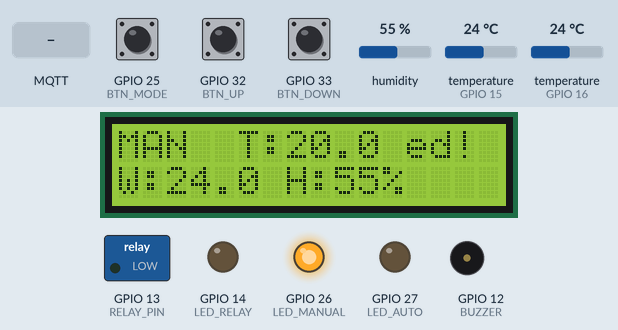
Simulated run of this sketch. Board: ESP32. Parts: 16×2 character LCD, switched loads named in the sketch (green lamp = pin HIGH), output pins drawn as LEDs (lit = HIGH), buzzer (waves = sounding, pin HIGH). The test bench sets the inputs (shaded band); at power-on: temperature (sensors on GPIO 16, GPIO 15) 24 °C, GPIO 32 (BTN_UP) HIGH, GPIO 33 (BTN_DOWN) HIGH, humidity 55 %, GPIO 25 (BTN_MODE) HIGH. WiFi joins after 1.5 s; servers stay silent unless stated; uploads are accepted with an empty reply; EEPROM starts erased; no MQTT or app messages arrive unless stated; not simulated (calls return 0 or success): secrets.h.

Above: at 4.2 s.
4.3 s: MQTT message "MODE:TOGGLE" arrives on the first subscribed topic
At 5.7 s:
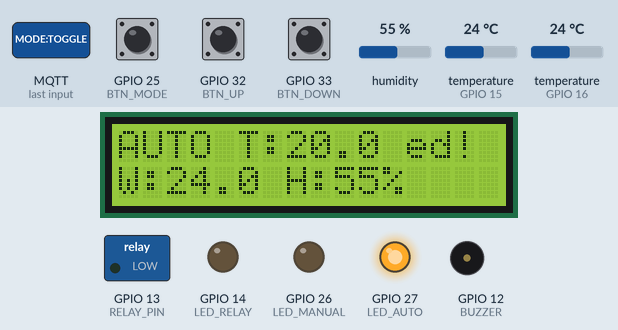
6.1 s: temperature (sensor on GPIO 16) set to 4 °C
At 7.3 s:
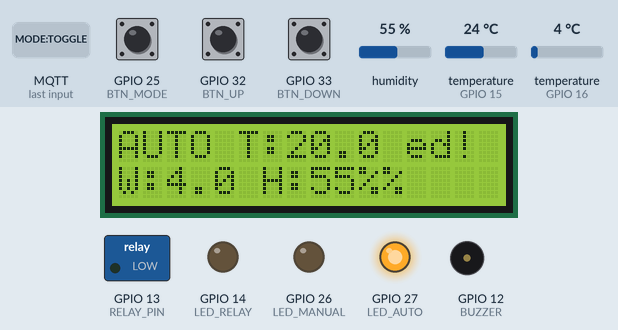
7.9 s: MQTT message "MODE:TOGGLE" arrives on the first subscribed topic
At 8.8 s:
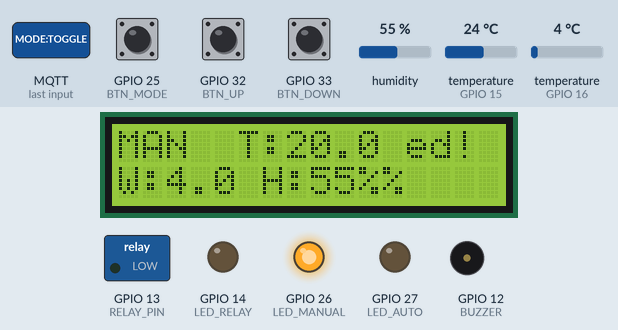
9.6 s: GPIO 32 (BTN_UP) pulled LOW for 1 s
At 11.7 s:
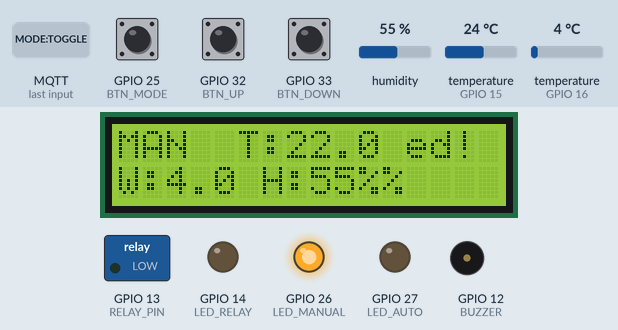
12.1 s: GPIO 33 (BTN_DOWN) pulled LOW for 1 s
At 14.4 s:
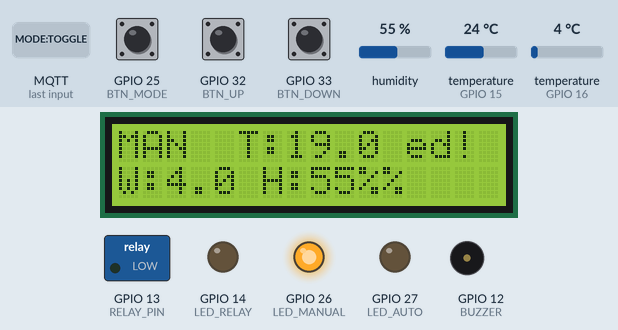
14.6 s: humidity set to 22 %
At 15.2 s:
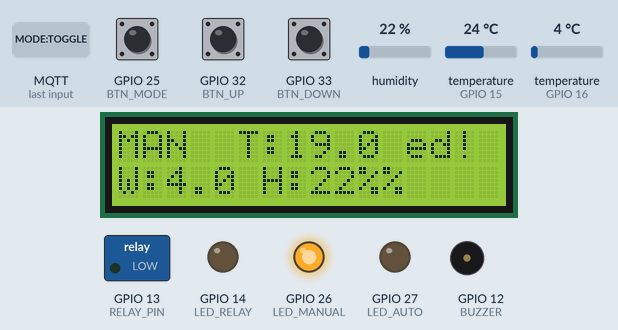
Timing chart, 0 to 17.2 s (numbered marks = the images above; inputs shaded):
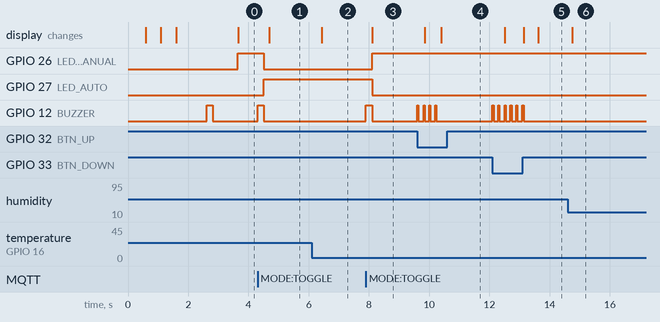

Measured:
- after the input at 4.3 s, GPIO 26 (LED_MANUAL): HIGH → LOW after 0.20 s; GPIO 27 (LED_AUTO): LOW → HIGH after 0.20 s; GPIO 12 (BUZZER): LOW → HIGH at once, → LOW 0.20 s later; the display: changes after 0.39 s (image 1)
- after the input at 6.1 s, the display: changes after 0.33 s (image 2)
- after the input at 7.9 s, GPIO 26 (LED_MANUAL): LOW → HIGH after 0.20 s; GPIO 27 (LED_AUTO): HIGH → LOW after 0.20 s; GPIO 12 (BUZZER): LOW → HIGH at once, → LOW 0.20 s later; the display: changes after 0.21 s (image 3)
- after the input at 9.6 s, GPIO 12 (BUZZER): alternates HIGH for 0.04 s and LOW for 0.15 s, 8 changes in all, then stays LOW, starting at once; the display: first changes after 0.25 s (image 4 shows a later state)
- after the input at 12.1 s, GPIO 12 (BUZZER): alternates HIGH for 0.04 s and LOW for 0.15 s, 12 changes in all, then stays LOW, starting at once; the display: first changes after 0.40 s (image 5 shows a later state)
- after the input at 14.6 s, the display: changes after 0.14 s (image 6)

The sketch:

water.ino
```cpp
#include <Arduino.h>
#include <Wire.h>
#include <LiquidCrystal_I2C.h>
#include <OneWire.h>
#include <DallasTemperature.h>
#include <DHT.h>
#include <Preferences.h>
#include <WiFi.h>
#include <WiFiClientSecure.h>       // For HTTPS connection
#include <HTTPClient.h>             // For sending data to Express Server
#include <PubSubClient.h>           // For receiving commands via MQTT

#include "secrets.h"

// ================= CREDENTIALS =================
// Replace with your local network details
// WIFI_SSID and WIFI_PASSWORD are defined in secrets.h


// Server Configuration (Node.js Express Server)
// IMPORTANT: Replace XX with your computer's actual local IP address
// Server Configuration (Node.js Express Server)
const char* server_url = "https://smart-cooler-io-t.vercel.app/api/update";

// MQTT Configuration
const char* mqtt_server = "broker.hivemq.com";
const char* mqtt_topic_cmd = "hydrochill/command";

// ================= HARDWARE PINS =================
#define ONE_WIRE_BUS 16
#define DHTPIN 15
#define DHTTYPE DHT22
#define BTN_UP 32
#define BTN_DOWN 33
#define BTN_MODE 25
#define RELAY_PIN 13
#define LED_MANUAL 26
#define LED_AUTO 27
#define LED_RELAY 14
#define BUZZER 12

// ================= GLOBAL OBJECTS =================
LiquidCrystal_I2C lcd(0x27, 16, 2);
OneWire oneWire(ONE_WIRE_BUS);
DallasTemperature waterSensor(&oneWire);
DHT dht(DHTPIN, DHTTYPE);
Preferences preferences;

WiFiClient espClient;
PubSubClient mqttClient(espClient);

// ================= VARIABLES =================
float setTemp = 20.0;     // Manual Setpoint
float autoTarget = 20.0;  // Calculated Auto Target
float waterTemp = 0;
float roomTemp = 0;
float humidity = 0;
bool autoMode = false;
bool relayState = false;

unsigned long lastRelayChange = 0;
const unsigned long COMP_DELAY = 30000;
const float HYSTERESIS = 0.5;

unsigned long pressStart = 0;
bool modeHeld = false;

unsigned long lastCloudSync = 0;
const unsigned long SYNC_INTERVAL = 5000;

// ================= HELPERS =================
void beep(int ms = 80) {
  digitalWrite(BUZZER, HIGH);
  delay(ms);
  digitalWrite(BUZZER, LOW);
}

void saveSettings() {
  preferences.begin("cooler", false);
  preferences.putFloat("setTemp", setTemp);
  preferences.putBool("autoMode", autoMode);
  preferences.end();
}

void loadSettings() {
  preferences.begin("cooler", true);
  setTemp = preferences.getFloat("setTemp", 20.0);
  autoMode = preferences.getBool("autoMode", false);
  preferences.end();
  if (isnan(setTemp) || setTemp < 5 || setTemp > 45) setTemp = 20.0;
}

// ================= NETWORKING =================
void setupWiFi() {
  lcd.clear();
  lcd.print("WiFi Connect...");
  WiFi.begin(WIFI_SSID, WIFI_PASSWORD);
  int retry = 0;
  while (WiFi.status() != WL_CONNECTED && retry < 20) {
    delay(500);
    lcd.setCursor(retry % 16, 1);
    lcd.print(".");
    retry++;
  }
  if(WiFi.status() == WL_CONNECTED) {
    lcd.clear();
    lcd.print("WiFi Connected!");
    delay(1000);
  }
}

void mqttCallback(char* topic, byte* payload, unsigned int length) {
  String message;
  for (int i = 0; i < length; i++) message += (char)payload[i];

  if (message.startsWith("SET:")) {
    setTemp = message.substring(4).toFloat();
    saveSettings();
    beep(100);
  } else if (message == "MODE:TOGGLE") {
    autoMode = !autoMode;
    saveSettings();
    beep(200);
  }
}

void syncWithServer() {
  if (WiFi.status() != WL_CONNECTED) return;

  WiFiClientSecure client;
  client.setInsecure(); // Skip certificate validation for simplicity

  HTTPClient http;
  http.begin(client, server_url);
  http.addHeader("Content-Type", "application/json");

  float safeWater = isnan(waterTemp) ? 0.0 : waterTemp;
  float safeRoom = isnan(roomTemp) ? 0.0 : roomTemp;
  float safeHum = isnan(humidity) ? 0.0 : humidity;

  String json = "{";
  json += "\"waterTemp\":" + String(safeWater, 1) + ",";
  json += "\"roomTemp\":" + String(safeRoom, 1) + ",";
  json += "\"humidity\":" + String(safeHum, 0) + ",";
  json += "\"target\":" + String(autoMode ? autoTarget : setTemp, 1) + ",";
  json += "\"manualSet\":" + String(setTemp, 1) + ",";
  json += "\"autoMode\":" + String(autoMode ? "true" : "false") + ",";
  json += "\"relay\":" + String(relayState ? "true" : "false");
  json += "}";

  http.POST(json);
  http.end();
}

// ================= CORE LOGIC =================
void handleButtons() {
  if (!autoMode) {
    if (digitalRead(BTN_UP) == LOW) { setTemp += 0.5; beep(40); delay(150); }
    if (digitalRead(BTN_DOWN) == LOW) { setTemp -= 0.5; beep(40); delay(150); }
  }

  if (digitalRead(BTN_MODE) == LOW) {
    if (!modeHeld) { pressStart = millis(); modeHeld = true; }
    unsigned long held = millis() - pressStart;
    if (held > 10000) {
      autoMode = !autoMode;
      saveSettings();
      beep(400);
      modeHeld = false;
      delay(1000);
    }
  } else {
    modeHeld = false;
  }
}

void controlRelay(float target) {
  unsigned long now = millis();
  if (isnan(waterTemp) || waterTemp < -50 || waterTemp > 90) {
    digitalWrite(RELAY_PIN, LOW);
    return;
  }
  if (waterTemp > (target + HYSTERESIS)) {
    if (digitalRead(RELAY_PIN) == LOW && (now - lastRelayChange > COMP_DELAY)) {
      digitalWrite(RELAY_PIN, HIGH);
      lastRelayChange = now;
    }
  } else if (waterTemp < (target - HYSTERESIS)) {
    if (digitalRead(RELAY_PIN) == HIGH) {
      digitalWrite(RELAY_PIN, LOW);
      lastRelayChange = now;
    }
  }
  relayState = (digitalRead(RELAY_PIN) == HIGH);
  digitalWrite(LED_RELAY, relayState);
}

void setup() {
  Serial.begin(115200);
  loadSettings();

  pinMode(BTN_UP, INPUT_PULLUP);
  pinMode(BTN_DOWN, INPUT_PULLUP);
  pinMode(BTN_MODE, INPUT_PULLUP);
  pinMode(RELAY_PIN, OUTPUT);
  pinMode(LED_MANUAL, OUTPUT);
  pinMode(LED_AUTO, OUTPUT);
  pinMode(LED_RELAY, OUTPUT);
  pinMode(BUZZER, OUTPUT);

  digitalWrite(RELAY_PIN, LOW);
  Wire.begin(21, 22);
  lcd.init();
  lcd.backlight();
  setupWiFi();
  waterSensor.begin();
  dht.begin();

  mqttClient.setServer(mqtt_server, 1883);
  mqttClient.setCallback(mqttCallback);
  beep(200);
}

void loop() {
  if (!mqttClient.connected()) {
    if (mqttClient.connect("ESP32_Cooler_Client")) {
      mqttClient.subscribe(mqtt_topic_cmd);
    }
  }
  mqttClient.loop();

  static unsigned long lastSensorRead = 0;
  if (millis() - lastSensorRead > 2000) {
    waterSensor.requestTemperatures();
    float tempRead = waterSensor.getTempCByIndex(0);
    if (tempRead > -100) waterTemp = tempRead;
    roomTemp = dht.readTemperature();
    humidity = dht.readHumidity();
    lastSensorRead = millis();
  }

  handleButtons();

  // --- REFINED AUTO MODE LOGIC ---
  if (!isnan(roomTemp) && !isnan(humidity)) {
    if (roomTemp > 28.0 || humidity > 75.0) {
      autoTarget = 12.0; // Warm/Rainy -> Cold Water
    } else if (roomTemp < 18.0) {
      autoTarget = 24.0; // Cold -> Room Temp Water
    } else {
      autoTarget = 20.0; // Normal
    }
  }

  float activeTarget = autoMode ? autoTarget : setTemp;
  controlRelay(activeTarget);

  digitalWrite(LED_MANUAL, !autoMode);
  digitalWrite(LED_AUTO, autoMode);

  static unsigned long lastLCDUpdate = 0;
  if (millis() - lastLCDUpdate > 500) {
    lcd.setCursor(0,0);
    lcd.print(autoMode ? "AUTO " : "MAN  ");
    lcd.print("T:"); lcd.print(activeTarget, 1); lcd.print(" ");
    lcd.setCursor(0,1);
    lcd.print("W:"); lcd.print(isnan(waterTemp) ? 0.0 : waterTemp, 1);
    lcd.print(" H:"); lcd.print(isnan(humidity) ? 0 : humidity, 0); lcd.print("%");
    lastLCDUpdate = millis();
  }

  if (millis() - lastCloudSync > SYNC_INTERVAL) {
    syncWithServer();
    lastCloudSync = millis();
  }
}
```
